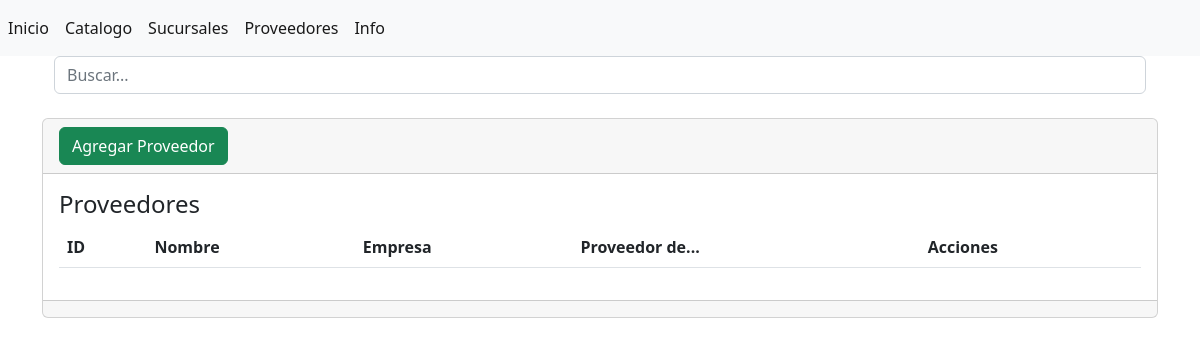
The app's page /proveedores, older data.
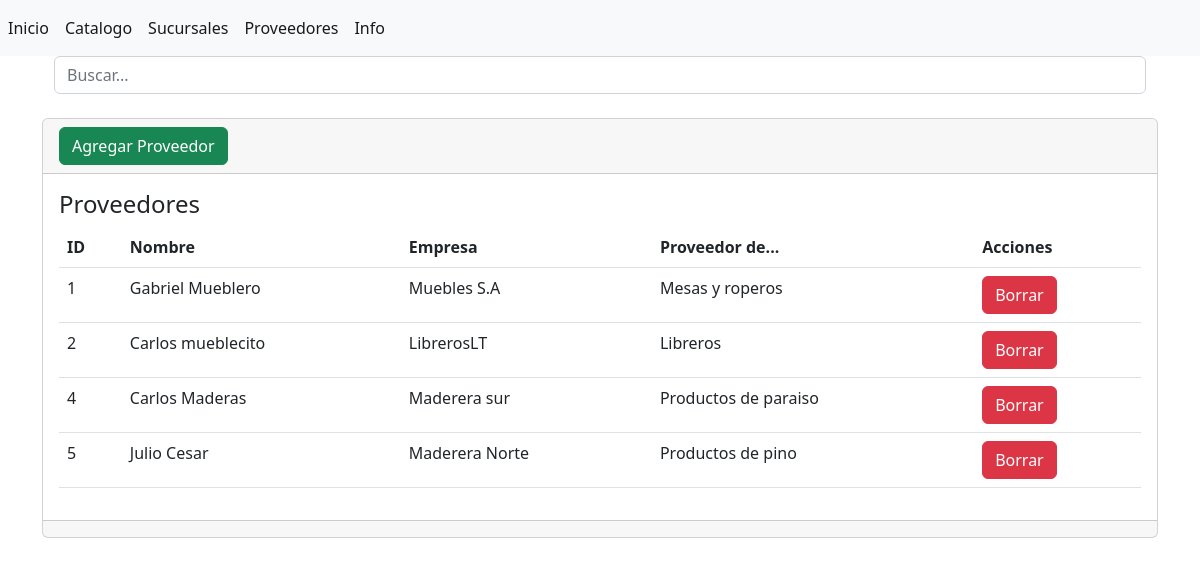
The same page, newer data.
### Muebleria/models.py (models this page shows, shortened)
class Proveedores(models.Model):
    id = models.AutoField(primary_key=True)
    nombre = models.CharField(max_length=50, verbose_name= 'Nombre del proveedor')
    empresa = models.CharField(max_length=20, verbose_name= 'Empresa')
    productoprov = models.CharField(max_length=50, verbose_name='Proveedor de...')

### Muebleria/views.py (the view)
# urls.py: path('proveedores', views.proveedores, name='proveedores'),
def proveedores(request):
    queryset= request.GET.get('buscar')
    Proveedors = Proveedores.objects.filter
    if queryset:
      Proveedors = Proveedores.objects.filter(
        Q(nombre__icontains= queryset) |
        Q(empresa__icontains=queryset)|
        Q(productoprov__icontains=queryset)
        ).distinct()
    return render (request,'Proveedores/index.html',{'Proveedors': Proveedors})

### Muebleria/templates/Proveedores/index.html (shortened to what this page needs)
{% extends "base.html" %}
{% block contenido %}
<div class="container">
    <div class="row">
        <div class= "div.col-md-12 search">
            <form method="get">
                <div id="custom-search-input">
                    <input type="text" class="form-control" placeholder="Buscar..." name="buscar">
                    <span class="input-group-list">
                      <button type="submit" class="boton btn success"></button>
                    </span>
                </div>
            </form>
        </div>
    </div>
</div>
<div class="card">
    <div class="card-header">
        <a name="" id="" class="btn btn-success" href="{% url 'agregarproveedor' %}" role="button">Agregar Proveedor</a>
    </div>
    <div class="card-body">
        <h4 class="card-title">Proveedores</h4>
        <table class="table">
            <thead>
                <tr>
                    <th>ID</th>
                    <th>Nombre</th>
                    <th>Empresa</th>
                    <th>Proveedor de...</th>
                    <th>Acciones</th>
                </tr>
            </thead>
            <tbody>
                {% for Proveedor in Proveedors %}
                <tr>
                    <td >{{Proveedor.id}}</td>
                    <td>{{Proveedor.nombre}}</td>
                    <td>{{Proveedor.empresa}}</td>
                    <td>{{Proveedor.productoprov}}</td>
                    <td>
                        <a name="" id="" class="btn btn-danger" href="{% url 'eliminarproveedor' Proveedor.id %}" role="button">Borrar</a>
                    </td>
                </tr>
                {%endfor%}
            </tbody>
        </table>
    </div>
    <div class="card-footer text-muted">
    </div>
</div>
{%endblock%}

### Muebleria/templates/base.html (shortened to what this page needs)
{% load static %}
<!doctype html>
<html lang="en">
  <head>
    <link rel="stylesheet" href="https://cdn.jsdelivr.net/npm/bootstrap@5.2.0-beta1/dist/css/bootstrap.min.css">
  </head>
  <body>
     <nav class="navbar navbar-expand navbar-light bg-light">
         <div class="nav navbar-nav">
             <a class="nav-item nav-link active" href="{% url 'inicio' %}">Inicio </a>
             <a class="nav-item nav-link active" href="{% url 'catalogo' %}">Catalogo </a>
             <a class="nav-item nav-link active" href="{% url 'sucursales' %}">Sucursales </a>
             <a class="nav-item nav-link active" href="{% url 'proveedores' %}">Proveedores </a>
             <a class="nav-item nav-link active" href="{% url 'inicio' %}">Info </a>
         </div>
     </nav>
     <div class="container">
        <div class="row">
             <div class="col-12">
             {% block contenido %}  {%endblock%}
             </div>
        </div>
     </div>
  </body>
</html>

Row changes from the older to the newer data that the page shows:
added Proveedores: id "1", nombre "Gabriel Mueblero", empresa "Muebles S.A", productoprov "Mesas y roperos"
added Proveedores: id "2", nombre "Carlos mueblecito", empresa "LibrerosLT", productoprov "Libreros"
added Proveedores: id "4", nombre "Carlos Maderas", empresa "Maderera sur", productoprov "Productos de paraiso"
added Proveedores: id "5", nombre "Julio Cesar", empresa "Maderera Norte", productoprov "Productos de pino"
